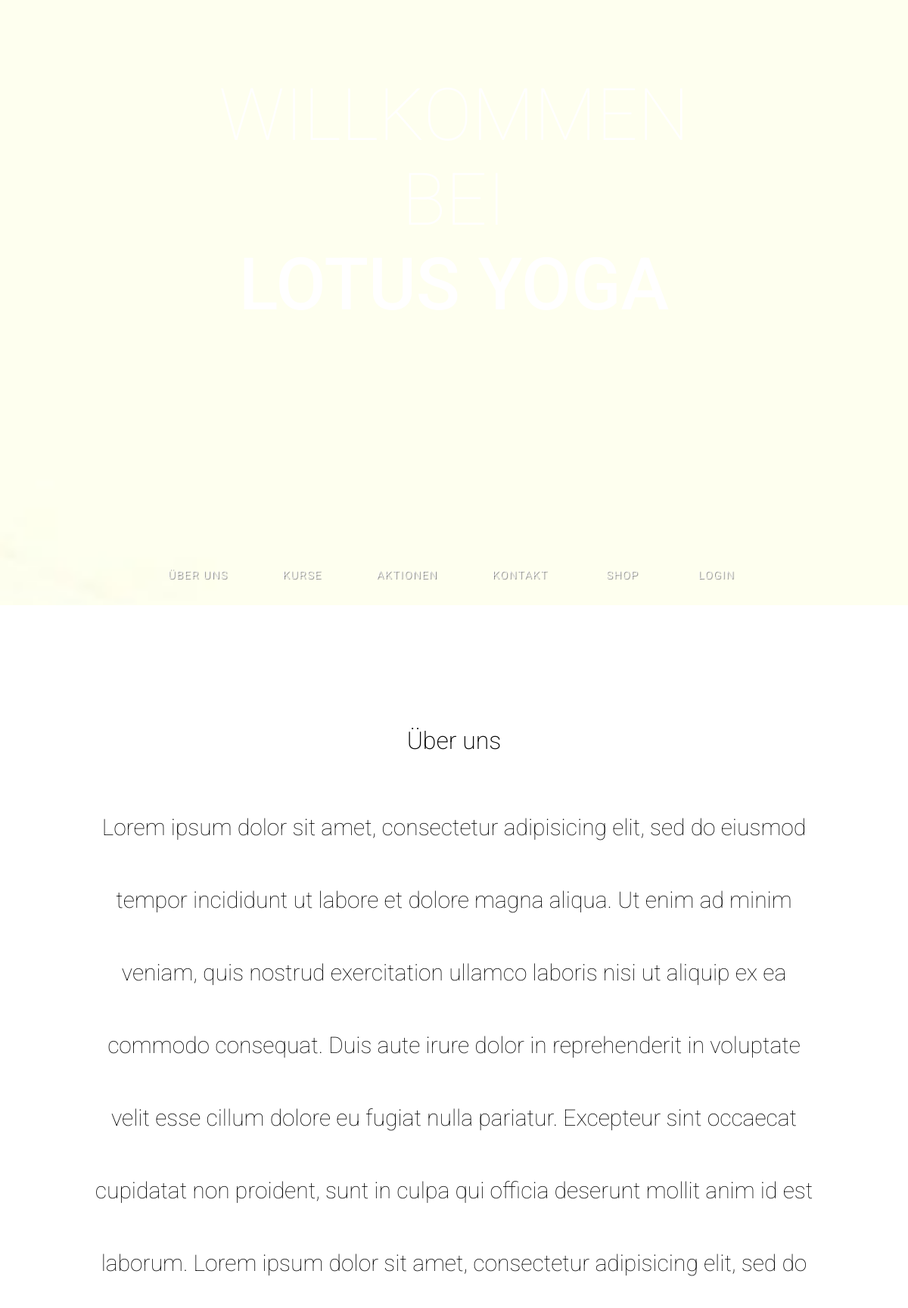
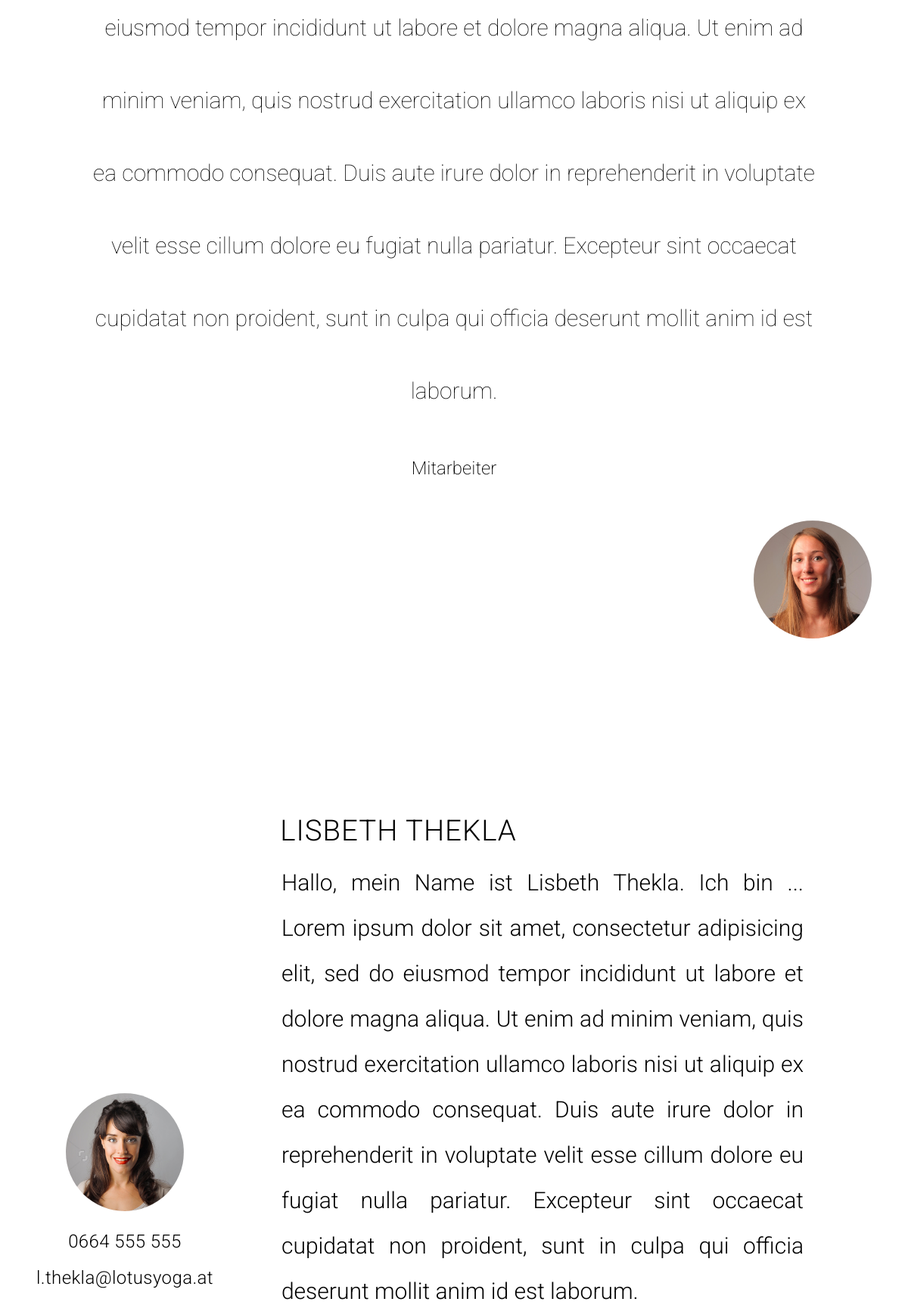
The page / (upper part) on the database its author committed (2 pictures, top to bottom).
### tables this page shows
CREATE TABLE IF NOT EXISTS `contents` (
  `id` int(11) NOT NULL,
  `_name` varchar(1000) NOT NULL,
  `type` varchar(150) NOT NULL,
  `content` varchar(1000) NOT NULL DEFAULT '',
  `sequence` int(11) NOT NULL,
  `is_active` tinyint(1) NOT NULL DEFAULT '1',
  `deleted_at` timestamp NULL DEFAULT NULL
);

CREATE TABLE IF NOT EXISTS `employees` (
  `id` int(11) NOT NULL,
  `fullname` varchar(50) NOT NULL,
  `email` varchar(60) NOT NULL,
  `telno` varchar(20) NOT NULL,
  `pic` varchar(150) NOT NULL,
  `courses_id` int(11) NOT NULL,
  `description` varchar(700) NOT NULL DEFAULT '',
  `is_active` tinyint(1) NOT NULL DEFAULT '1',
  `deleted_at` timestamp NULL DEFAULT NULL
);

### index.php (called while the page is built, shortened)
<?php
$content = ('content/');
include('functions/load_Content.php');
include('header.php');
if( ! isset($_GET['page']) ){
	$page = "home";
}else{
	$page = $_GET['page'];
}
if($page){
	$content .= $page .".php";
}
include($content);
include('footer.php');
?>

### functions/load_Content.php (called while the page is built, shortened)
<?php
function get_content_data($table_name){
    global $link;
    $sql = "SELECT * FROM " .$table_name. " WHERE deleted_at IS NULL";
	$res = mysqli_query($link, $sql);
	return $res;
}
function get_specific_content_data($table_name, $where, $equals){
    global $link;
    $sql = "SELECT * FROM " .$table_name. " WHERE ". $where . " = '" . $equals . "' AND deleted_at IS NULL ";
    $res = mysqli_query($link, $sql);
    return $res;
}
$employees = get_content_data('employees');
$about_us = get_specific_content_data('contents', 'id', 3);
?>

### content/home.php (the view, shortened to what this page needs)
<?php
 if(!isset($_COOKIE['landingpage'])){
   include ('content/landingpage.php');
 }else{
 }
?>
  <main class="main">
     <section class="about_us section_main" id="about_us">
         <h3>
             Über uns
         </h3>
         <?php
          while( $row = mysqli_fetch_assoc($about_us) ){
          ?>
       <p>
        <?php echo $row['content']; ?>
       </p>
       <?php
     }
     ?>
     </section>
      <section class="employees_main section_main">
          <h4 class="employees_headline ">
              Mitarbeiter
         </h4>
          <?php
          while( $row = mysqli_fetch_assoc($employees) ){
          ?>
          <ul class="employees_main-info">
          <li>
             <ul class="employees_main-contact">
               <li><img src="<?php echo $row['pic']; ?>" alt="lorem ipsum"/></li>
               <li><?php echo $row['telno']; ?><i class="fa icon-mobile"></i></li>
               <li><a href="<?php echo $row['email']; ?>?subject=lorem"><?php echo $row['email']; ?></a><i class="fa icon-mail"></i></li>
             </ul>
          </li>
          <li>
             <h6><?php echo $row['fullname']; ?></h6>
             <p>
              <?php echo $row['description']; ?>
            </p>
         </li>
        </ul>
        <?php
      }
      ?>
      </section>
  </main>

### css/styles.css (style rules this page uses)
* { font-family: 'Roboto', Helvetica, Verdana, sans-serif; box-sizing: border-box; margin: 0; padding: 0; list-style: none; text-decoration: none; }
html { position: relative; }
.body { margin: 0; }
p { font-weight: 100; line-height: 6vh; }
a { color: inherit; }
.main h3, .main h4 { font-size: 2em; font-weight: 200; padding: 1.65em 0; text-align: center; }
.main #about_us h3 { padding:2.5em 0 1.5em; }
.main h4 { font-size: 1.5em; }
.main h6 { font-size: 3.2vmin; font-weight: 300; text-transform: uppercase; letter-spacing: 1px; text-align: left; margin: 0 2.3em; }
.cart-header span, p { line-height:50px; }
main { position: relative; z-index: 100; padding: 80px 0; background-color: white; }
.about_us { padding: 0 10vw; text-align: center; }
.about_us p { font-size: 2.5vmin; line-height: 8vmin; }
.employees_main { padding: 0 2em; }
.employees_main-info { line-height: 2; display: flex; padding: 1em; align-items: flex-end; }
.employees_main p { padding: 0 3em; line-height: 5vmin; text-align: justify; font-size: 2.5vmin; font-weight: 300; }
.employees_main li { text-align: center; flex-wrap: wrap; }
.employees_main-contact { display: flex; flex-direction: column; justify-content: center; font-size: 2vmin; font-weight: 300; letter-spacing: 0.4px; }
.employees_main ul:nth-child(2n) { display: flex; flex-direction: row-reverse; align-items: flex-end; }
.employees_main li:last-child { margin-bottom: 3em; }
.employees_main li:nth-child(2n) { flex-direction: row-reverse; text-align: center; }
.employees_main img { width: 13vw; border-radius: 50%; }
.employees_main-contact a { transition: color .2s linear; }

### rows shown on the page
contents: content "Lorem ipsum dolor sit amet, consectetur adipisicing elit, sed do eiusmod tempor incididunt ut labore et dolore magna aliqua. Ut enim ad minim veniam, quis nostrud exercitation ullamco laboris nisi ut aliquip ex ea commodo consequat. Duis aute irure dolor in reprehenderit in voluptate velit esse cillum dolore eu fugiat nulla pariatur. Excepteur sint occaecat cupidatat non proident, sunt in culpa qui officia deserunt mollit anim id est laborum. Lorem ipsum dolor sit amet, consectetur adipisicing elit, sed do eiusmod tempor incididunt ut labore et dolore magna aliqua. Ut enim ad minim veniam, quis nostrud exercitation ullamco laboris nisi ut aliquip ex ea commodo consequat. Duis aute irure…"
employees: pic (picture)
employees: pic (picture), telno "0664 555 555", email "l.thekla@lotusyoga.at", fullname "LISBETH THEKLA", description "Hallo, mein Name ist Lisbeth Thekla. Ich bin ... Lorem ipsum dolor sit amet, consectetur adipisicing elit, sed do eiusmod tempor incididunt ut labore et dolore magna aliqua. Ut enim ad minim veniam, quis nostrud exercitation ullamco laboris nisi ut aliquip ex ea commodo consequat. Duis aute irure dolor in reprehenderit in voluptate velit esse cillum dolore eu fugiat nulla pariatur. Excepteur sint occaecat cupidatat non proident, sunt in culpa qui officia deserunt mollit anim id est laborum."
